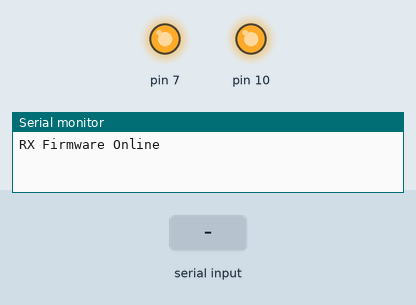
Recording of a sketch running on a simulated Arduino Uno, built with avr-gcc and run on an emulated ATmega328P. Parts: output pins drawn as LEDs (lit = HIGH), the last lines printed to the serial monitor. The test bench sets the inputs (shaded band).

Above: at 1.2 s.
1.3 s: "g" received over Serial
At 2.5 s:
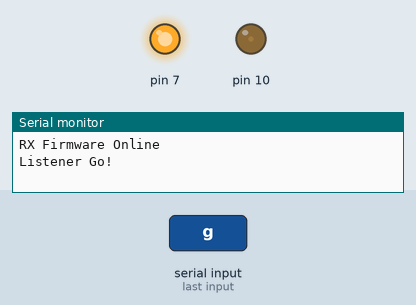
2.8 s: "s" received over Serial
At 3.8 s:
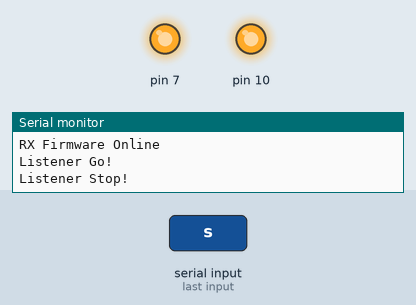
Timing chart, 0 to 5.8 s (numbered marks = the images above; inputs shaded):
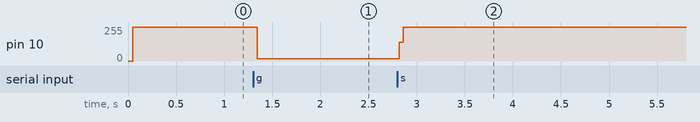

Measured:
- after the input at 1.3 s, pin 10: 255/255 → 17/255 at once
- after the input at 2.8 s, pin 10: 17/255 → 255/255 at once

The sketch:

RX.ino
```cpp
// ETEC 3201.01
// Lab 6, Program 2 'Receiver'
// Keith Webb

#include <SPI.h>

const auto settings = SPISettings(1000000, MSBFIRST, SPI_MODE0);
bool rxing = false;

uint8_t read_register(uint8_t reg)
{
  SPI.beginTransaction(settings);
  digitalWrite(10, LOW);
  SPI.transfer(reg);
  uint8_t v = SPI.transfer(0xFF);
  digitalWrite(10, HIGH);
  SPI.endTransaction();
  return v;
}

void write_register(uint8_t reg, uint8_t val)
{
  SPI.beginTransaction(settings);
  digitalWrite(10, LOW);
  SPI.transfer(reg | 0x20);
  SPI.transfer(val);
  digitalWrite(10, HIGH);
  SPI.endTransaction();
}

void set_address(uint8_t addr[5])
{
  SPI.beginTransaction(settings);
  digitalWrite(10, LOW);

  SPI.transfer(0xA | 0x20);
  SPI.transfer(addr[0]);
  SPI.transfer(addr[1]);
  SPI.transfer(addr[2]);
  SPI.transfer(addr[3]);
  SPI.transfer(addr[4]);

  digitalWrite(10, HIGH);
  SPI.endTransaction();
}

void read_rx_buffer()
{
  char buffer[33];
  buffer[0] = 0;

  SPI.beginTransaction(settings);
  digitalWrite(10, LOW);
  SPI.transfer(0x61);

  for(unsigned i = 0; i < 32; ++i)
  {
    buffer[i] = SPI.transfer(0xFF);;
  }
  buffer[32] = 0;

  digitalWrite(10, HIGH);
  SPI.endTransaction();

  if(buffer[0] != '\0')
    Serial.println(buffer);
}

void setup()
{
  Serial.begin(9600);

  pinMode(7, OUTPUT);
  pinMode(10, OUTPUT);
  digitalWrite(7, HIGH);
  digitalWrite(10, HIGH);

  SPI.begin();

  Serial.println("RX Firmware Online");

  bool anybody_mode = true;

  delay(5);
  write_register(0, 3); // set status to be Powered on and in RX mode
  delay(5);
  if(!anybody_mode)
  {
    write_register(5, 3); // set RF channel
    delay(5);
  }
  write_register(1, 0);
  delay(5);
  write_register(0x11, 32);
  delay(5);

  if(!anybody_mode)
  {
    uint8_t address[5] = {0x01, 0x23, 0x45, 0x67, 0x89};
    set_address(address); // set address
  }
}

void loop()
{
  if(Serial.available())
  {
    uint8_t input = Serial.read();
    if(input == 'g')
    {
      Serial.println("Listener Go!");
      rxing = true;
    }
    else if(input == 's')
    {
      Serial.println("Listener Stop!");
      rxing = false;
    }
  }

  if(rxing)
  {
    read_rx_buffer();
    //delay(2000);
  }
}
```
